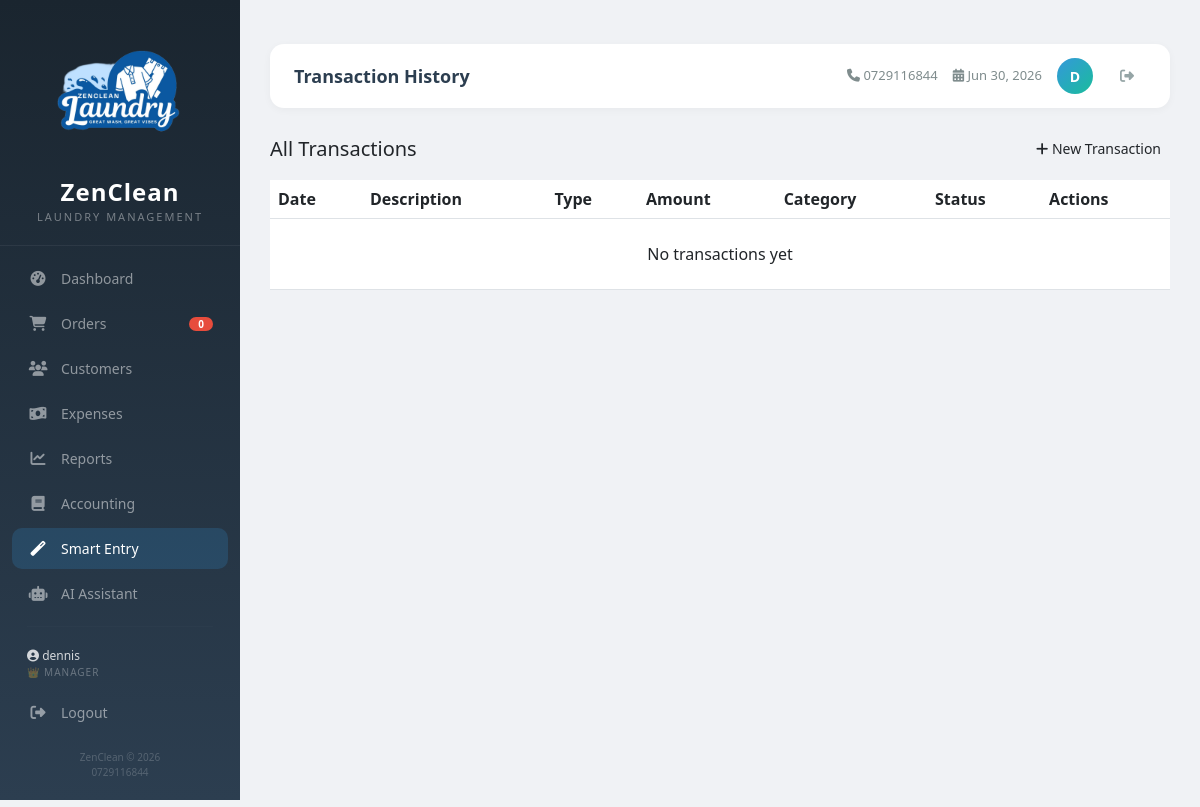
/smart-transaction/list/ (signed in), run on an earlier commit of the app's database.
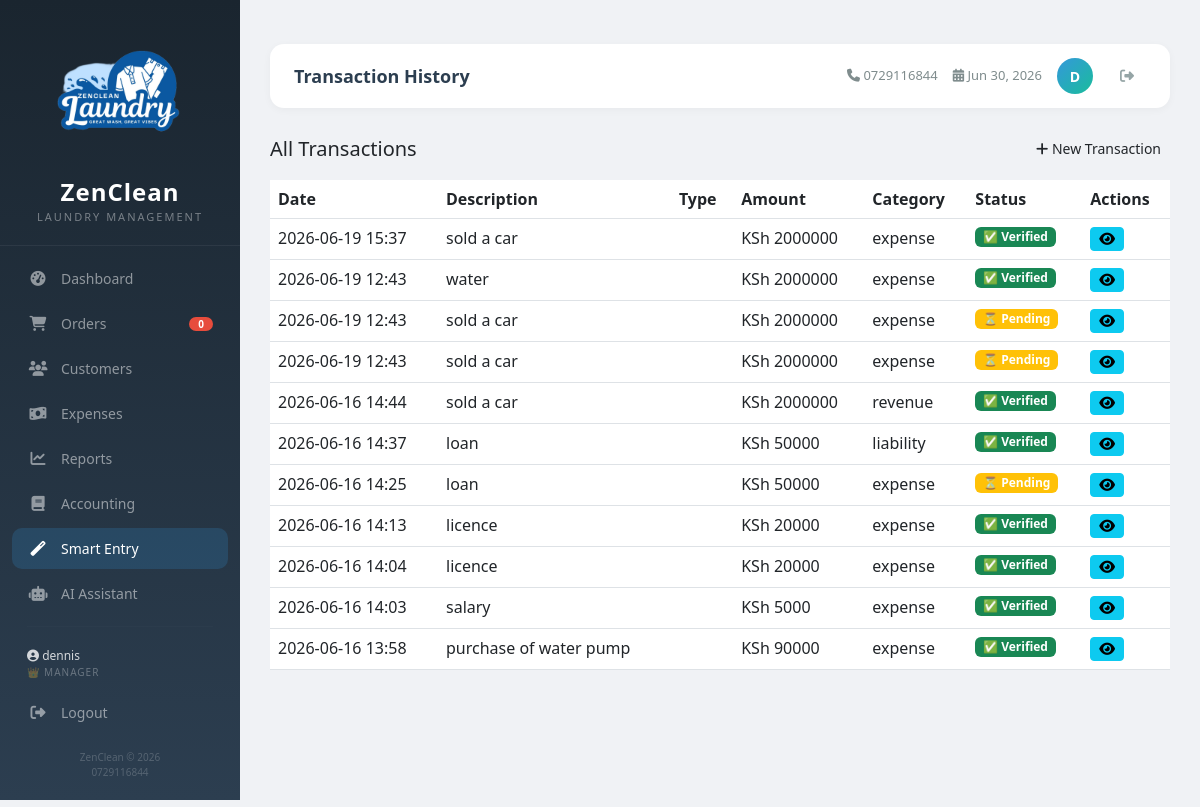
And on a later commit of the database.
### laundry/models/models.py (models this page shows, shortened)
class Transaction(models.Model):
    description = models.CharField(max_length=200)
    amount = models.DecimalField(max_digits=15, decimal_places=2)
    transaction_type = models.CharField(max_length=50, default='expense')
    detected_category = models.CharField(max_length=50, blank=True)
    detected_subcategory = models.CharField(max_length=50, blank=True)
    confidence_score = models.DecimalField(max_digits=5, decimal_places=4, default=0)
    analyzed_data = models.JSONField(default=dict, blank=True)
    verified = models.BooleanField(default=False)
    verified_by = models.ForeignKey(User, on_delete=models.SET_NULL, null=True, blank=True, related_name='verified_transactions')
    verified_at = models.DateTimeField(null=True, blank=True)
    detected_account = models.ForeignKey('Account', on_delete=models.SET_NULL, null=True, blank=True)
    related_journal = models.ForeignKey('Journal', on_delete=models.SET_NULL, null=True, blank=True)
    created_by = models.ForeignKey(User, on_delete=models.SET_NULL, null=True, related_name='created_transactions')
    created_at = models.DateTimeField(auto_now_add=True)
    updated_at = models.DateTimeField(auto_now=True)

### laundry/main_views.py (the view, shortened to what this page needs)
    @login_required
    def wrapper(request, *args, **kwargs):
        print(f"=== manager_required check for: {request.user.username} ===")
        if request.user.is_superuser:
            print("✅ Superuser - access granted")
            return view_func(request, *args, **kwargs)

### laundry/context_processors.py (called while the page is built)
def company_settings(request):
    return {
        'company_name': getattr(settings, 'COMPANY_NAME', 'ZenClean'),
        'company_phone': getattr(settings, 'COMPANY_PHONE', '0729 116 844'),
        'company_email': getattr(settings, 'COMPANY_EMAIL', 'info@zenclean.co.ke'),
        'company_address': getattr(settings, 'COMPANY_ADDRESS', 'Kasarani, Nairobi, Kenya'),
        'company_website': getattr(settings, 'COMPANY_WEBSITE', 'www.zenclean.co.ke'),
        'company_logo_text': getattr(settings, 'COMPANY_LOGO_TEXT', '🧺 ZenClean'),
    }

def base_context(request):
    from django.utils import timezone
    return {
        'today': timezone.now(),
        'site_name': getattr(settings, 'COMPANY_NAME', 'ZenClean'),
    }

### laundry/main_views.py (called while the page is built, shortened)
def manager_required(view_func):
    @login_required
    def wrapper(request, *args, **kwargs):
        print(f"=== manager_required check for: {request.user.username} ===")
        if request.user.is_superuser:
            print("✅ Superuser - access granted")
            return view_func(request, *args, **kwargs)
    return wrapper

### templates/laundry/transaction_list.html (shortened to what this page needs)
{% extends 'base/base.html' %}
{% block page_title %}Transaction History{% endblock %}
{% block content %}
<div class="stat-card">
    <div class="d-flex justify-content-between align-items-center mb-3">
        <h5 style="margin:0;">All Transactions</h5>
        <a href="{% url 'smart_transaction' %}" class="btn btn-custom btn-sm">
            <i class="fas fa-plus"></i> New Transaction
        </a>
    </div>
    <div class="table-responsive">
        <table class="table table-custom">
            <thead>
                <tr>
                    <th>Date</th>
                    <th>Description</th>
                    <th>Type</th>
                    <th>Amount</th>
                    <th>Category</th>
                    <th>Status</th>
                    <th>Actions</th>
                </tr>
            </thead>
            <tbody>
                {% for transaction in transactions %}
                <tr>
                    <td>{{ transaction.created_at|date:"Y-m-d H:i" }}</td>
                    <td>{{ transaction.description|truncatechars:50 }}</td>
                    <td>{{ transaction.get_transaction_type_display }}</td>
                    <td>KSh {{ transaction.amount|floatformat:0 }}</td>
                    <td>{{ transaction.detected_category|default:"-" }}</td>
                    <td>
                        {% if transaction.verified %}
                        <span class="badge bg-success">✅ Verified</span>
                        {% else %}
                        <span class="badge bg-warning">⏳ Pending</span>
                        {% endif %}
                    </td>
                    <td>
                        <a href="{% url 'view_transaction' transaction.id %}" class="btn btn-sm btn-info">
                            <i class="fas fa-eye"></i>
                        </a>
                    </td>
                </tr>
                {% empty %}
                <tr><td colspan="7" class="text-center py-4">No transactions yet</td></tr>
                {% endfor %}
            </tbody>
        </table>
    </div>
</div>
{% endblock %}

What changed in the data, as far as the page shows it:
added Transaction: verified "✅ Verified"
added Transaction: verified "✅ Verified"
added Transaction: verified "⏳ Pending"
added Transaction: verified "⏳ Pending"
added Transaction: verified "✅ Verified"
added Transaction: verified "✅ Verified"
added Transaction: verified "⏳ Pending"
added Transaction: verified "✅ Verified"
added Transaction: verified "✅ Verified"
added Transaction: verified "✅ Verified"
added Transaction: verified "✅ Verified"
Also different on the page:
text no longer shown: "No transactions yet"
